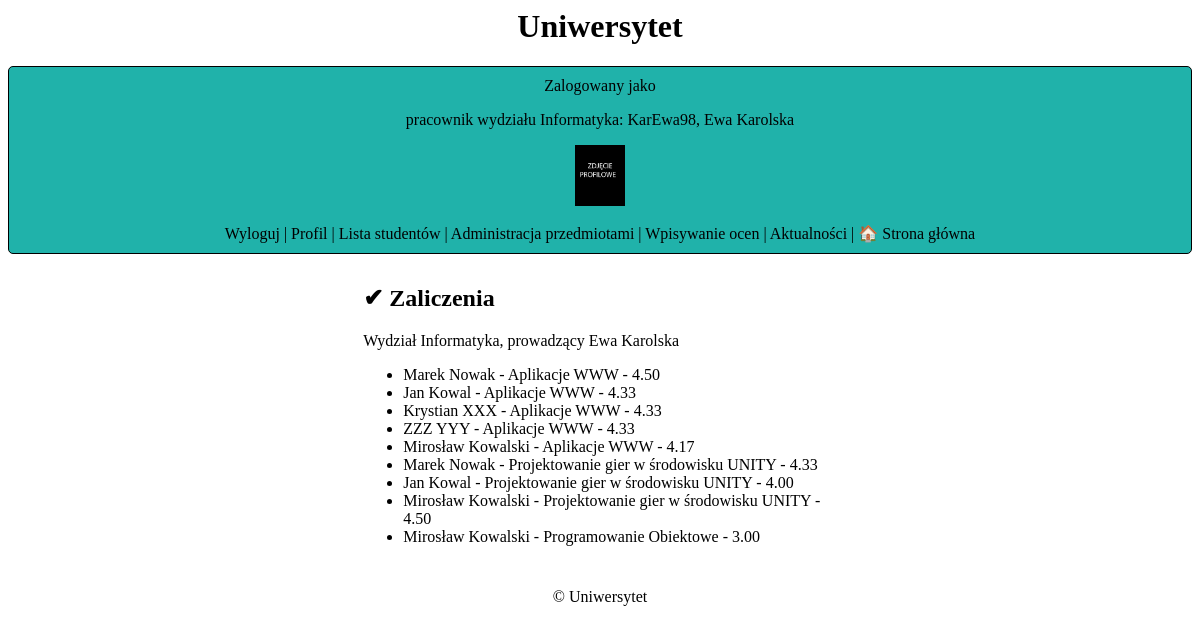
The app's page /education/ (signed in) with its own data.
### uczelnia/models.py (models this page shows, shortened)
class CustomUser(AbstractUser):
    first_name = models.CharField(max_length=100, blank=False, null=False)
    last_name = models.CharField(max_length=100, blank=False, null=False)
    avatar = models.ImageField(default='default.png', upload_to='profile_pics')
    birthday = models.DateField(default=date(2000, 1, 1))
    phone = models.CharField(max_length=9, blank=False)
    address = models.CharField(max_length=100, blank=False)
    semester = models.CharField(max_length=100, default="2023/2024")  # semestr na którym jest student
    department = models.ForeignKey(Department, on_delete=models.CASCADE,
                                   null=False)  # w jakim wydziale studiuje student lub zatrudniony jest pracownik
    is_employee = models.BooleanField(default=False)  # czy użytkownik jest pracownikiem
    is_verified = models.BooleanField(default=False) #veryfikacja przez admina

class Department(models.Model):
    name = models.CharField(max_length=100, blank=False, null=False)
    def __str__(self):
        return self.name

class Education(models.Model):
    GRADE_CHOICES = [
        (2.0, '2.0'),
        (3.0, '3.0'),
        (3.5, '3.5'),
        (4.0, '4.0'),
        (4.5, '4.5'),
        (5.0, '5.0'),
    ]
    student = models.ForeignKey(CustomUser, on_delete=models.CASCADE) # którego studenta dotyczy ocena
    subject = models.ForeignKey(Subject, on_delete=models.CASCADE)  # z jakiego przedmiotu jest ocena
    effect = models.CharField(max_length=140, default="")
    grade = models.FloatField(choices=GRADE_CHOICES, default=2.0)

class Subject(models.Model):
    name = models.CharField(max_length=100, blank=False, null=False)  # nazwa przedmiotu
    purpose = models.TextField(default="")  # cel kształcenia
    effects = models.TextField(default="")  # efekty kształcenia
    teacher = models.ForeignKey(CustomUser, on_delete=models.CASCADE)  # przypiany do przedmiotu nauczyciel
    semester = models.CharField(max_length=100, default="2023/2024")  # semestr na którym jest student
    ects_points = models.IntegerField(default=0, verbose_name='Punkty ECTS')

### uczelnia/views.py (the view)
# urls.py: path('education/', EducationListView.as_view(), name='education_list'),
class EducationListView(ListView):
    model = Education
    template_name = 'education_list.html'
    context_object_name = 'educations'
    def get_queryset(self):
        if self.request.user.is_employee == False:
            educations = Education.objects.filter(Q(student=self.request.user) & Q(effect=""))
        else:
            educations = Education.objects.filter(Q(subject__teacher=self.request.user) & Q(effect=""))
        return educations

### uczelnia/templates/education_list.html (shortened to what this page needs)
{% extends 'base.html' %}
{% block content %}
  <h2>✔ Zaliczenia</h2>
  {% if user.is_employee %}
    Wydział {{ user.department.name }}, prowadzący {{ user.first_name }} {{ user.last_name }}
  {% else %}
    Wydział {{ user.department.name }}, student {{ user.first_name }} {{ user.last_name }}
  {% endif %}
  <ul>
    {% for e in educations %}
      {% if user.is_employee %}
        <li><a href="{% url 'education_details' pk=e.pk %}">{{ e.student.first_name }} {{ e.student.last_name }} - {{ e.subject.name }} {{ e.effect }} - {{ e.grade|floatformat:2 }}</a></li>
      {% else %}
        <li><a href="{% url 'education_details' pk=e.pk %}"> {{ e.subject.name }} {{ e.effect }} - {{ e.grade|floatformat:2 }}</a></li>
      {% endif %}
    {% endfor %}
  </ul>
{% endblock %}

### uczelnia/templates/base.html
{% load static %}
<head>
  <link rel="stylesheet" href="{% static 'style.css' %}" />
</head>
<body>
  <center>
      <h1>Uniwersytet</h1>
      <header>
          {% if user.is_authenticated %}
          Zalogowany jako
        {% if user.is_superuser %}
          <p>Administrator: {{ user.username }}</p>
        {% elif user.is_employee %}
          <p>pracownik wydziału {{user.department}}: {{ user.username }}, {{user.first_name}} {{user.last_name}}</p>
        {% else %}
          <p>student wydziału {{user.department}}: {{ user.username }}, {{user.first_name}} {{user.last_name}}, semestr {{user.semester}}</p>
        {% endif %}
        <img src="{{user.avatar.url}}" width="50px">
<br>  <br>
      <a href="{% url 'logout' %}">Wyloguj</a>
      |
      <a href="{% url 'edit_profile' %}">Profil</a>
      |
        {% if user.is_superuser %}
          <p>Administrator: {{ user.username }}</p>
            <a href="{% url 'admin_home' %}">Panel Administratora</a> |
          <a href="{% url 'verification_list' %}">Weryfikacja użytkowników</a> |
            <a href="{% url 'news_list' %}">Aktualności</a>
        {% elif user.is_employee %}
              <a href="{% url 'user_list' %}">Lista studentów</a>
               |
              <a href="{% url 'subject_list' %}">Administracja przedmiotami</a>
              |
              <a href="{% url 'education_list' %}">Wpisywanie ocen</a> |
            <a href="{% url 'news_list' %}">Aktualności</a>
        {% else %}
              <a href="{% url 'education_list' %}">Nauka</a> |
            <a href="{% url 'news_list' %}">Aktualności</a>
        {% endif %}
      {% else %}
      <p>Nie jesteś zalogowany</p>
      <a href="{% url 'login' %}">Logowanie</a>|
      <a href="{% url 'signup' %}">Rejestracja</a>
      {% endif %} |
      <a href="{% url 'home' %}">🏠 Strona główna</a>
    </header>
  </center>
  <main class="center">{% block content %} {% endblock %}</main>
  <center>
    <footer>
      <p>&copy; {{ year }} Uniwersytet</p>
    </footer>
  </center>
</body>

### uczelnia/static/style.css (style rules this page uses)
body { font-family: verdana; }
a:link { color: #000000; text-decoration: none; }
.center { margin: auto; width: 40%; padding: 10px; }
header { margin-left: auto; margin-right: auto; background-color: lightseagreen; border-radius: 5px; border: #000000 1px solid; padding: 10px; }
main { margin-left: auto; margin-right: auto; }
footer { margin-left: auto; margin-right: auto; }

### records on screen
CustomUser: department "Informatyka", username "KarEwa98", first_name "Ewa", last_name "Karolska", avatar (picture), department.name "Informatyka"
Education: student.first_name "Marek", student.last_name "Nowak", subject.name "Aplikacje WWW", grade "4.50"
Education: student.first_name "Jan", student.last_name "Kowal", subject.name "Aplikacje WWW", grade "4.33"
Education: student.first_name "Krystian", student.last_name "XXX", subject.name "Aplikacje WWW", grade "4.33"
Education: student.first_name "ZZZ", student.last_name "YYY", subject.name "Aplikacje WWW", grade "4.33"
Education: student.first_name "Mirosław", student.last_name "Kowalski", subject.name "Aplikacje WWW", grade "4.17"
Education: student.first_name "Marek", student.last_name "Nowak", subject.name "Projektowanie gier w środowisku UNITY", grade "4.33"
Education: student.first_name "Jan", student.last_name "Kowal", subject.name "Projektowanie gier w środowisku UNITY", grade "4.00"
Education: student.first_name "Mirosław", student.last_name "Kowalski", subject.name "Projektowanie gier w środowisku UNITY", grade "4.50"
Education: student.first_name "Mirosław", student.last_name "Kowalski", subject.name "Programowanie Obiektowe", grade "3.00"
